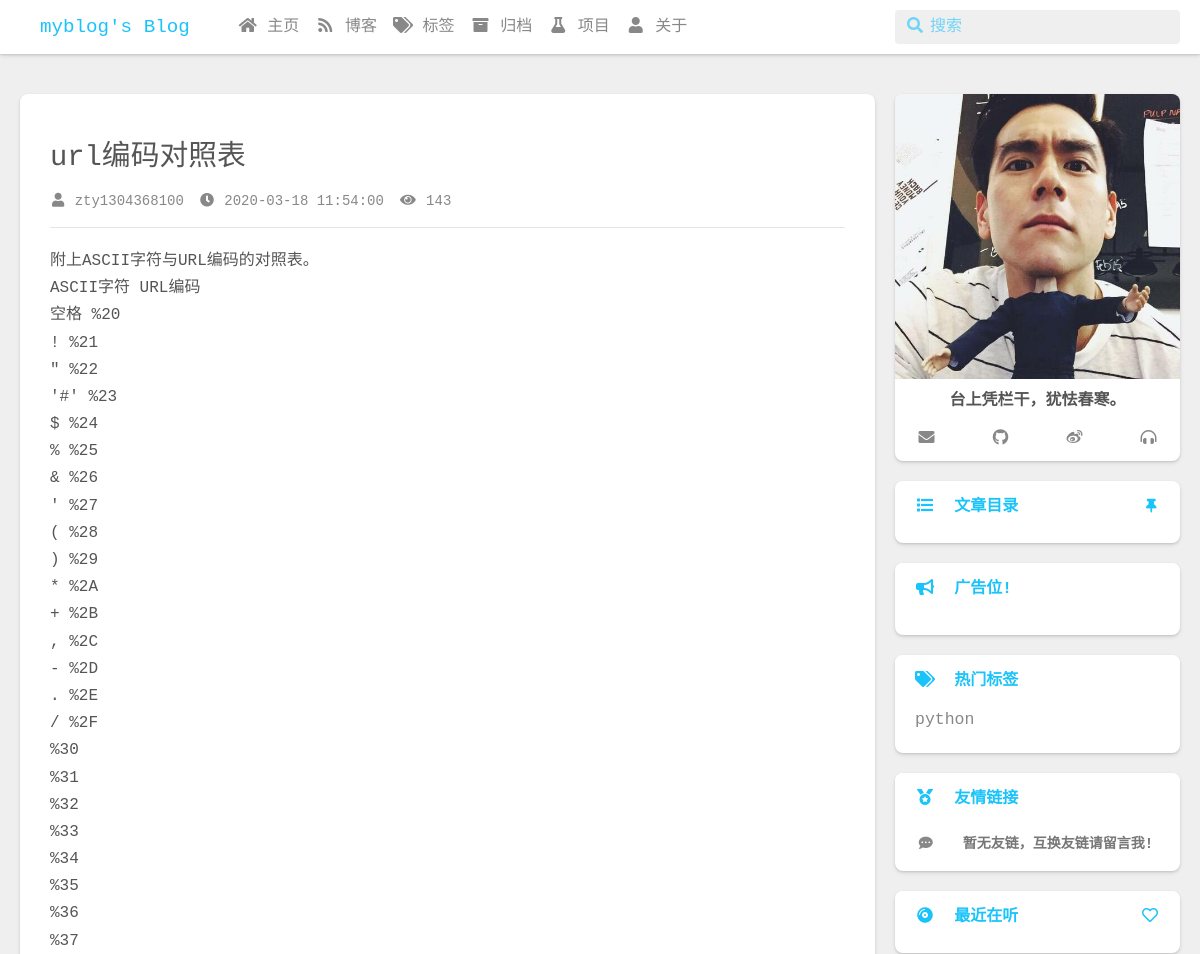
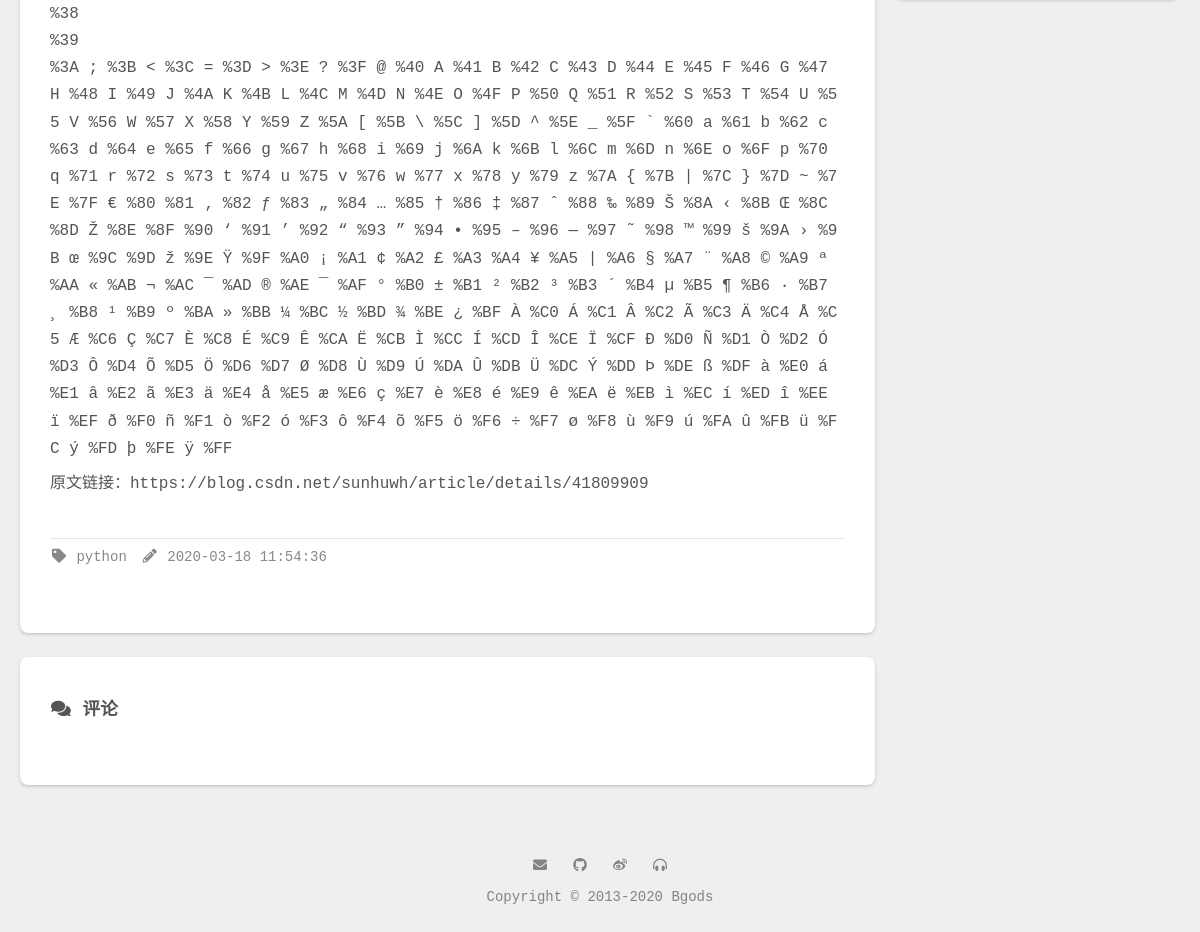
Page /blog/post/1/ on the committed database (2 pictures, top to bottom).
### blog/models.py (models this page shows, shortened)
class Post(models.Model):
    title = models.CharField(max_length=100, verbose_name=u'标题')
    body = MDTextField(verbose_name=u'正文')
    created_time = models.DateTimeField(verbose_name=u'创建时间')
    modified_time = models.DateTimeField(auto_now=True, verbose_name=u'更新时间')
    tags = models.ManyToManyField(Tag, blank=True, verbose_name=u'标签')
    author = models.ForeignKey(User, on_delete=models.CASCADE, verbose_name=u'作者')
    views = models.PositiveIntegerField(default=0, verbose_name=u'阅读数')
    is_top = models.BooleanField(default=False, verbose_name=u'顶置文章')
    is_show = models.BooleanField(default=True, verbose_name=u'发布状态')
    post_type = models.CharField(max_length=20,
                                 choices=(('post', u'博客文章'),
                                          ('about', u'关于页面'),
                                          ('project', u'我的项目'),
                                          ),
                                 default='post',
                                 verbose_name=u'类型'
                                 )
    def get_absolute_url(self):
        return reverse('blog:post', kwargs={'pk': self.pk})
    def increase_views(self):
        self.views += 1
        self.save(update_fields=['views'])
    class Meta:
        ordering = ['-is_top', '-created_time']
        verbose_name = u'博客文章'
        verbose_name_plural = u'博客文章'

class Tag(models.Model):
    name = models.CharField(max_length=100, unique=True, verbose_name=u'标签')
    class Meta:
        verbose_name = u'标签'
        verbose_name_plural = u'标签'

### blog/views.py (the view, shortened to what this page needs)
# urls.py: path('post/<int:pk>/',BlogViews.Detail.as_view(), name='post'),
class Detail(View):
    def get(self, request, pk):
        post = get_object_or_404(Post, pk=pk)
        md = MD()
        post.body = md.convert(post.body)
        post.toc = md.toc
        post.increase_views()
        return render(request, 'blog/detail.html', context = {'post': post})

### blog/templatetags/blog_tags.py (called while the page is built)
@register.simple_tag
def get_tags():
    tags_style = [
        "font-size:19px;color:#777",
        "font-size:14px;color:#999",
        "font-size:16.5px;color:#888",
        "font-size:24px;color:#555",
        "font-size:21.5px;color:#666"
    ]
    tags = Tag.objects.filter(post__is_show=True).annotate(num_posts=Count('post')).filter(num_posts__gt=0).order_by('-num_posts')[:20]
    return {'tags_style':tags_style, 'tags':tags}

@register.simple_tag
def get_links():
    return Links.objects.filter(is_show=True)

@register.simple_tag
def get_advertising():
    return Advertising.objects.filter(is_show=True)

@register.simple_tag
def get_site_configs():
    return SITE_CONFIGS

### blog/views.py (called while the page is built)
def MD():
    return markdown.Markdown(extensions=[
        'markdown.extensions.extra',
        'markdown.extensions.codehilite',
        TocExtension(slugify=slugify),
    ])

### templates/blog/detail.html (shortened to what this page needs)
{% extends 'blog/base.html' %}
{% block l_main %}
<div class="l_main">
    <article id="post" class="post white-box article-type-post" itemscope="" itemprop="blogPost">
        <section class="meta">
            <div class="meta" id="header-meta">
                <h1 class="title">{{ post.title }}</h1>
                <div class="new-meta-box">
                    <div class="new-meta-item author"><a href="/blog"><i class="fas fa-user" aria-hidden="true"></i> {{ post.author }}</a></div>
                    <div class="new-meta-item date"><a class="notlink"><i class="fas fa-clock" aria-hidden="true"></i> {{ post.created_time | date:'Y-m-d H:i:s' }}</a></div>
                    <div class="new-meta-item browse busuanzi"><a class="notlink"><i class="fas fa-eye" aria-hidden="true"></i> <span id="busuanzi_value_page_pv">{{ post.views }}</span></a></div>
                </div>
                <hr>
            </div>
        </section>
        <section class="article typo">
            <div class="article-entry" itemprop="articleBody">{{ post.body | safe }}</div>
            <section class="meta" id="footer-meta">
                <hr>
                <div class="new-meta-box">
                    {% for tag in post.tags.all %}
                    <div class="new-meta-item meta-tags"><a class="tag" href="{% url 'blog:tags' tag.name %}"><i class="fas fa-tag" aria-hidden="true"></i>&nbsp;{{ tag.name }}</a></div>
                    {% endfor %}
                    <div class="new-meta-item date" itemprop="dateUpdated" datetime="2017-12-25T00:00:00+08:00">
                        <a class="notlink"><i class="fas fa-pencil-alt" aria-hidden="true"></i> {{ post.modified_time | date:'Y-m-d H:i:s' }}</a>
                    </div>
                </div>
            </section>
        </section>
    </article>
    <br>
    <article class="post white-box comments">
        <section class="article typo">
            <h4><i class="fas fa-comments fa-fw" aria-hidden="true"></i>&nbsp;评论</h4>
            <link rel="stylesheet" href="https://cdn.jsdelivr.net/npm/gitalk@1/dist/gitalk.css">
        </section>
    </article>
</div>
{% endblock %}

### templates/blog/aside.html (shortened to what this page needs)
{% load static %}
{% load blog_tags %}
{% load blog_tags %}
{% get_site_configs as SITE_CONFIGS %}
<aside class="l_side">
    <section class="author">
        <div class="content pure">
            <div class="avatar"><img class="avatar" src="{% static 'images/avatar.png' %}"></div>
            <div class="text">
                <p><span id="jinrishici-sentence">台上凭栏干，犹怯春寒。</span></p>
            </div>
            <div class="social-wrapper">
                <a href="mailto:{{ SITE_CONFIGS.Footer.Email }}" class="social flat-btn waves-effect waves-button" target="_blank" rel="external"><i class="social fas fa-envelope" aria-hidden="true"></i></a>
                <a href="{{ SITE_CONFIGS.Footer.GitHub }}" class="social flat-btn waves-effect waves-button" target="_blank" rel="external nofollow noopener noreferrer"><i class="social fab fa-github" aria-hidden="true"></i></a>
                <a href="{{ SITE_CONFIGS.Footer.Weibo }}" class="social flat-btn waves-effect waves-button" target="_blank" rel="external nofollow noopener noreferrer"><i class="social fab fa-weibo" aria-hidden="true"></i></a>
                <a href="{{ SITE_CONFIGS.Footer.Music }}" class="social flat-btn waves-effect waves-button" target="_blank" rel="external nofollow noopener noreferrer"><i class="social fas fa-headphones-alt" aria-hidden="true"></i></a>
            </div>
        </div>
    </section>
    {% if post.toc %}
    <section class="toc-wrapper">
        <header class="pure">
            <div><i class="fas fa-list fa-fw" aria-hidden="true"></i>&nbsp;&nbsp;文章目录</div>
            <div class="wrapper">
                <a class="s-toc rightBtn" rel="external nofollow noopener noreferrer" href="javascript:void(0)"><i class="fas fa-thumbtack fa-fw"></i></a>
            </div>
        </header>
        <div class="content pure">
        </div>
    </section>
    {% endif %}
    <section class="plain">
        <header class="pure">
            <div><i class="fas fa-bullhorn fa-fw" aria-hidden="true"></i>&nbsp;&nbsp;广告位!</div>
        </header>
        <div class="content pure">
        </div>
    </section>
    <section class="tagcloud">
        <header class="pure"><div><i class="fas fa-tags fa-fw" aria-hidden="true"></i>&nbsp;&nbsp;热门标签</div></header>
        <div class="content pure">
            {% get_tags as tags_list %}
            {% for tag in tags_list.tags %}
            <a href="{% url 'blog:tags' tag.name %}" style="{{ tags_list.tags_style | random }}">{{ tag.name }}</a>
            {% empty %}
                <a></a>
            {% endfor %}
        </div>
    </section>
    <section class="list">
        <header class="pure"><div><i class="fas fa-medal fa-fw" aria-hidden="true"></i>&nbsp;&nbsp;友情链接</div></header>
        <div class="content pure">
            <ul class="entry">
                {% get_links as links %}
                {% for link in links %}
                <li><a class="flat-box waves-effect waves-block" title="{{ link.name }}" href="{{ link.url }}" target="_blank"><div class="name"><i class="fas fa-link fa-fw" aria-hidden="true"></i> &nbsp;&nbsp;{{ link.name }}</div></a></li>
                {% empty %}
                <li><a class="flat-box waves-effect waves-block" title="" href="{% url 'blog:About' %}"><div class="name"><i class="fas fa-comment-dots fa-fw" aria-hidden="true"></i> &nbsp;&nbsp;暂无友链，互换友链请留言我!</div></a></li>
                {% endfor %}
            </ul>
        </div>
    </section>
    {% if SITE_CONFIGS.Music.enable == 'true' %}
    <section class="music">
        <header class="pure">
            <div><i class="fas fa-compact-disc fa-fw" aria-hidden="true"></i>&nbsp;&nbsp;最近在听</div>
            <a class="rightBtn" target="_blank" rel="external nofollow noopener noreferrer" href="{{ SITE_CONFIGS.Music.home }}" title="{{ SITE_CONFIGS.Music.home }}"><i class="far fa-heart fa-fw"></i></a>
        </header>
        <div class="content pure">
            <link rel="stylesheet" href="https://cdn.jsdelivr.net/npm/aplayer@1.7.0/dist/APlayer.min.css">
        </div>
    </section>
    {% endif %}
</aside>

### rows in the picture
Post: title "url编码对照表", author "zty1304368100", created_time "2020-03-18 11:54:00", views "143", body "附上ASCII字符与URL编码的对照表。 ASCII字符 URL编码 空格 %20 ! %21 \" %22 '#' %23 $ %24 % %25 & %26 ' %27 ( %28 ) %29 * %2A + %2B , %2C - %2D . %2E / %2F %30 %31 %32 %33 %34 %35 %36 %37 %38 %39 %3A ; %3B < %3C = %3D > %3E ? %3F @ %40 A %41 B %42 C %43 D %44 E %45 F %46 G %47 H %48 I %49 J %4A K %4B L %4C M %4D N %4E O %4F P %50 Q %51 R %52 S %53 T %54 U %55 V %56 W %57 X %58 Y %59 Z %5A [ %5B \\ %5C ] %5D ^ %5E _ %5F ` %60 a %61 b %62 c %63 d %64 e %65 f %66 g %67 h %68 i %69 j %6A k %6B l %6C m %6D n %6E o %6F p %70 q %71 r %72 s %73 t %74 u %75 v %76 w %77 x %78 y %79 z %7A { %7B | %7C } %7D ~ %7E %7F € %80 %81 ‚ %82 ƒ %83 „ %84 … %85 † %86 ‡ %87 ˆ %88 ‰ %89 Š %8A ‹ %8B Œ %8C %8D Ž %8E %8F %90 ‘ %91 ’ %92 “…", modified_time "2020-03-18 11:54:36"
Tag: name "python"

### other values in the picture
{{ SITE_CONFIGS.Name }} "myblog"
